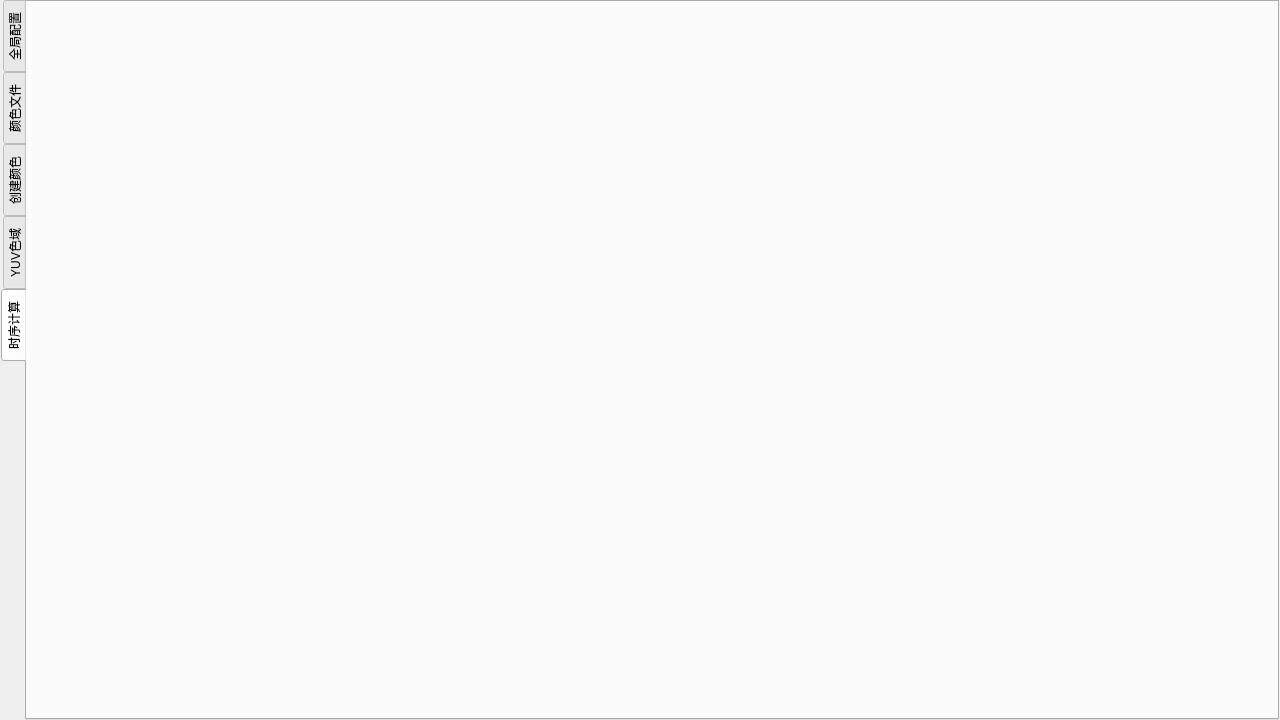
<?xml version="1.0" encoding="UTF-8"?>
<ui version="4.0">
 <class>MainWindow</class>
 <widget class="QMainWindow" name="MainWindow">
  <property name="geometry">
   <rect>
    <x>0</x>
    <y>0</y>
    <width>1280</width>
    <height>720</height>
   </rect>
  </property>
  <property name="windowTitle">
   <string>MainWindow</string>
  </property>
  <widget class="QWidget" name="centralWidget">
   <layout class="QGridLayout" name="gridLayout">
    <property name="leftMargin">
     <number>1</number>
    </property>
    <property name="topMargin">
     <number>0</number>
    </property>
    <property name="rightMargin">
     <number>1</number>
    </property>
    <property name="bottomMargin">
     <number>0</number>
    </property>
    <property name="spacing">
     <number>1</number>
    </property>
    <item row="0" column="0">
     <widget class="QTabWidget" name="tabWidget">
      <property name="enabled">
       <bool>true</bool>
      </property>
      <property name="styleSheet">
       <string notr="true">QTabWidget::pane /* The tab widget frame */
{
    top:40px;
    border-image: url(:/assert/buttonback.png);
}

/* QTabWidget::tab */
/* 如果使用CustomTabStyle进行格式控制,这里就不能配置相关格式 */
/* 不然代码中的格式不会起作用 */

/*整个最上面的tab栏*/
QTabWidget::tab-bar {
    alignment: left;
}
</string>
      </property>
      <property name="tabPosition">
       <enum>QTabWidget::West</enum>
      </property>
      <property name="currentIndex">
       <number>4</number>
      </property>
      <widget class="SettingForm" name="settingForm">
       <attribute name="title">
        <string>全局配置</string>
       </attribute>
      </widget>
      <widget class="CreateColorForm" name="createcolorForm">
       <attribute name="title">
        <string>颜色文件</string>
       </attribute>
      </widget>
      <widget class="ColorTestForm" name="colortestForm">
       <attribute name="title">
        <string>创建颜色</string>
       </attribute>
      </widget>
      <widget class="YUVPaletteForm" name="yuvpaletteForm">
       <attribute name="title">
        <string>YUV色域</string>
       </attribute>
      </widget>
      <widget class="TimmingForm" name="timmingForm">
       <attribute name="title">
        <string>时序计算</string>
       </attribute>
      </widget>
     </widget>
    </item>
   </layout>
  </widget>
 </widget>
 <layoutdefault spacing="6" margin="11"/>
 <customwidgets>
  <customwidget>
   <class>SettingForm</class>
   <extends>QWidget</extends>
   <header>settingform.h</header>
   <container>1</container>
  </customwidget>
  <customwidget>
   <class>CreateColorForm</class>
   <extends>QWidget</extends>
   <header>createcolorform.h</header>
   <container>1</container>
  </customwidget>
  <customwidget>
   <class>ColorTestForm</class>
   <extends>QWidget</extends>
   <header>colortestform.h</header>
   <container>1</container>
  </customwidget>
  <customwidget>
   <class>YUVPaletteForm</class>
   <extends>QWidget</extends>
   <header location="global">yuvpaletteform.h</header>
   <container>1</container>
  </customwidget>
  <customwidget>
   <class>TimmingForm</class>
   <extends>QWidget</extends>
   <header>timmingform.h</header>
   <container>1</container>
  </customwidget>
 </customwidgets>
 <resources/>
 <connections/>
</ui>
